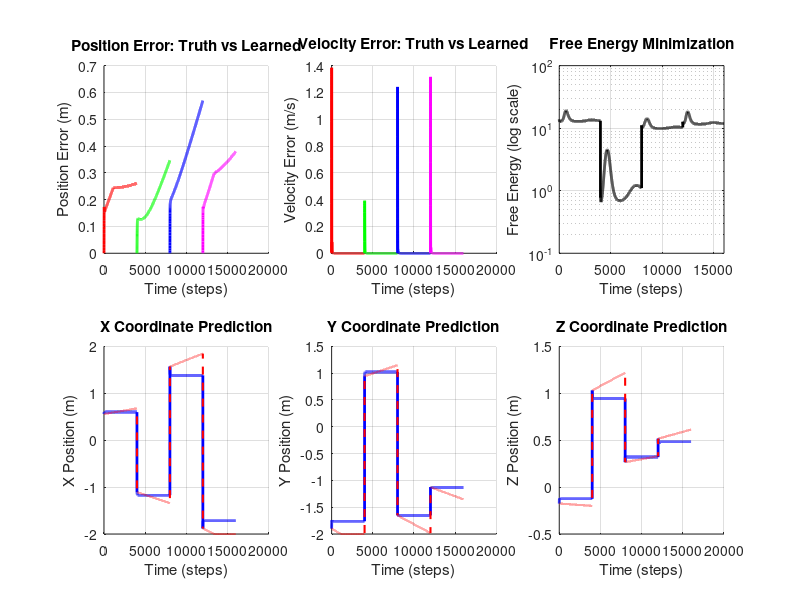

This chart was generated by the following MATLAB code: (Note: this script raises an error after producing the figure.)
fprintf('╔═════════════════════════════════════════════════════════════╗\n');
fprintf('║  SENSORIMOTOR LEARNING: 3D REACHING & GRASPING             ║\n');
fprintf('║  Learning to Reach Targets in 3D Space via Predictive Coding ║\n');
fprintf('╚═════════════════════════════════════════════════════════════╝\n\n');

% ====================================================================
% BATCH MODE SETUP
% ====================================================================
% Check if we're running from optimizer (suppress output)
if ~exist('optimizer_mode', 'var')
    optimizer_mode = false;
end

% Disable graphics for SSH/batch execution
set(0, 'DefaultFigureVisible', 'off');
set(groot, 'defaultFigureCreateFcn', @(fig, ~) set(fig, 'Visible', 'off'));

if ~optimizer_mode
    fprintf('Batch mode: Graphics output disabled, figures will be saved to disk.\n\n');
end

% ====================================================================
% 3D REACHING TASK CONFIGURATION
% ====================================================================

dt = 0.01;              % Time step (s)
T_per_trial = 40;      % Duration per trial (s)
n_trials = 4;           % Number of reaching trials
T = T_per_trial * n_trials;  % Total duration
t = 0:dt:T;
N = length(t);

% Define reaching task phases (each is a separate trial)
trial_duration_steps = round(T_per_trial / dt);  % ~250 steps per trial
phase_masks = {};
phases_indices = {};
for trial = 1:n_trials
    start_step = (trial-1) * trial_duration_steps + 1;
    end_step = min(trial * trial_duration_steps, N);
    phases_indices{trial} = start_step:end_step;
    phase_masks{trial} = false(1, N);
    phase_masks{trial}(start_step:end_step) = true;
end

% Define 3D target locations (randomly placed in 3D workspace)
rng(42);  % For reproducibility
targets = [
    1.5, 1.5, 1.0;      % Target 1
    -1.5, 1.5, 0.5;     % Target 2
    -1.5, -1.5, 1.5;    % Target 3
    1.5, -1.5, -0.5     % Target 4
];

% Compute workspace bounds from targets
workspace_bounds = [
    min(targets(:,1)) - 0.5, max(targets(:,1)) + 0.5;  % X bounds
    min(targets(:,2)) - 0.5, max(targets(:,2)) + 0.5;  % Y bounds
    min(targets(:,3)) - 0.5, max(targets(:,3)) + 0.5   % Z bounds
];

% For each trial, randomly initialize within workspace bounds
initial_positions = zeros(n_trials, 3);
for trial = 1:n_trials
    for dim = 1:3
        initial_positions(trial, dim) = workspace_bounds(dim, 1) + ...
            rand() * (workspace_bounds(dim, 2) - workspace_bounds(dim, 1));
    end
end

fprintf('3D REACHING TASK (Multi-Trial):\n');
fprintf('Workspace bounds: X∈[%.2f,%.2f], Y∈[%.2f,%.2f], Z∈[%.2f,%.2f]\n', ...
    workspace_bounds(1,1), workspace_bounds(1,2), ...
    workspace_bounds(2,1), workspace_bounds(2,2), ...
    workspace_bounds(3,1), workspace_bounds(3,2));
fprintf('\n');

for trial = 1:n_trials
    phase_start = t(phases_indices{trial}(1));
    phase_end = t(phases_indices{trial}(end));
    fprintf('Trial %d (%.2f-%.2fs): Start [%.2f, %.2f, %.2f] → Target [%.2f, %.2f, %.2f]\n', ...
        trial, phase_start, phase_end, ...
        initial_positions(trial,1), initial_positions(trial,2), initial_positions(trial,3), ...
        targets(trial,1), targets(trial,2), targets(trial,3));
end
fprintf('\n');

fprintf('3D REACHING TASK:\n');
fprintf('  Phase 1 (0-%.2fs):  Reach to target [%.2f, %.2f, %.2f]\n', T_per_trial, targets(1,1), targets(1,2), targets(1,3));
fprintf('  Phase 2 (%.2f-%.2fs):  Reach to target [%.2f, %.2f, %.2f]\n', T_per_trial, 2*T_per_trial, targets(2,1), targets(2,2), targets(2,3));
fprintf('  Phase 3 (%.2f-%.2fs):  Reach to target [%.2f, %.2f, %.2f]\n', 2*T_per_trial, 3*T_per_trial, targets(3,1), targets(3,2), targets(3,3));
fprintf('  Phase 4 (%.2f-%.2fs): Reach to target [%.2f, %.2f, %.2f]\n\n', 3*T_per_trial, 4*T_per_trial, targets(4,1), targets(4,2), targets(4,3));

% ====================================================================
% LAYER DIMENSIONS - 3D VERSION
% ====================================================================

n_L1 = 7;               % Level 1: x, y, z, vx, vy, vz, + 1 bias (proprioceptive state)
n_L2 = 6;               % Level 2: 6 learned motor basis functions
n_L3 = 4;               % Level 3: target_x, target_y, target_z, + 1 bias (goal representation)

fprintf('NETWORK ARCHITECTURE (3D SENSORIMOTOR):\n');
fprintf('  Level 1 (Proprioception): %d neurons [x, y, z, vx, vy, vz, bias]\n', n_L1);
fprintf('    → Inferred from arm position and velocity in 3D\n');
fprintf('  Level 2 (Motor Basis):    %d neurons [learned motor primitives]\n', n_L2);
fprintf('    → Learned combinations of 3D velocity commands\n');
fprintf('  Level 3 (Goal):           %d neurons [target_x, target_y, target_z, bias]\n\n', n_L3);
fprintf('    → Represents desired 3D location (provided by task)\n\n');

% ====================================================================
% 3D KINEMATICS: INTEGRATING MOTOR COMMANDS INTO POSITION
% ====================================================================

% Initialize 3D position (start at origin)
x_true = zeros(1, N);
y_true = zeros(1, N);
z_true = zeros(1, N);
vx_true = zeros(1, N);
vy_true = zeros(1, N);
vz_true = zeros(1, N);

% Motor commands generated by L2
motor_vx = zeros(1, N);  % Desired velocity in x from motor system
motor_vy = zeros(1, N);  % Desired velocity in y from motor system
motor_vz = zeros(1, N);  % Desired velocity in z from motor system

% Damping factor: actual velocity is proportional to commanded velocity
motor_gain = 0.5;
damping = 0.95;

fprintf('3D MOTOR DYNAMICS:\n');
fprintf('  Motor gain: %.2f (scaling of commands to actual motion)\n', motor_gain);
fprintf('  Damping: %.2f (velocity decay per timestep)\n', damping);
fprintf('  Workspace: x,y,z ∈ [%.2f, %.2f] meters\n\n', workspace_bounds(1,1), workspace_bounds(1,2));

% ====================================================================
% LEARNING PARAMETERS
% ====================================================================

% Allow parameters to be overridden by optimizer
if ~exist('eta_rep', 'var')
    eta_rep = 0.005;         % Representation learning rate (default)
end
if ~exist('eta_W', 'var')
    eta_W = 0.0005;          % Weight matrix learning rate (default)
end
if ~exist('momentum', 'var')
    momentum = 0.90;         % Momentum for representation updates (default)
end
if ~exist('weight_decay', 'var')
    weight_decay = 0.98;     % L2 regularization on weights (default)
end

pi_L1 = 100;             % Precision (reliability) of L1 sensory input
pi_L2 = 10;              % Precision of L2 motor basis
pi_L3 = 1;               % Precision of L3 goal representation

fprintf('LEARNING PARAMETERS:\n');
fprintf('  η_rep = %.6f (representation learning rate)\n', eta_rep);
fprintf('  η_W   = %.6f (weight matrix learning rate)\n', eta_W);
fprintf('  Momentum = %.4f\n', momentum);
fprintf('  Weight Decay = %.4f\n', weight_decay);
fprintf('  π_L1  = %.0f, π_L2  = %.0f, π_L3  = %.0f\n\n', pi_L1, pi_L2, pi_L3);

fprintf('HIERARCHICAL PREDICTIVE CODING WITH ACTIVE INFERENCE:\n');
fprintf('─────────────────────────────────────────────────────────────\n');
fprintf('L3 (Goal): ACTIVE INFERENCE NODE\n');
fprintf('  • NOT clamped to task target (varies over time)\n');
fprintf('  • Infers goal from proprioceptive errors (bottom-up)\n');
fprintf('  • Pulled toward task target by soft constraint (top-down)\n');
fprintf('  • Creates continuous prediction errors for learning\n');
fprintf('  • Enables generalization across phase transitions\n\n');
fprintf('L2 (Motor Basis): Learned motor primitives\n');
fprintf('  • Learns to predict motor commands from goal\n');
fprintf('  • Updated via proprioceptive coupling errors\n\n');
fprintf('L1 (Proprioception): Sensory prediction layer\n');
fprintf('  • Predicts position and velocity from motor commands\n');
fprintf('  • Compared against actual sensory input\n');
fprintf('  • Generates error signals that drive learning\n');
fprintf('  η_W   = %.6f (weight matrix learning rate)\n', eta_W);
fprintf('  Momentum = %.4f\n', momentum);
fprintf('  Weight Decay = %.4f\n', weight_decay);
fprintf('  π_L1  = %.0f, π_L2  = %.0f, π_L3  = %.0f\n\n', pi_L1, pi_L2, pi_L3);

% ====================================================================
% INITIALIZE REPRESENTATIONS (3D)
% ====================================================================

% Initialize position with first trial starting position
x_true(1) = initial_positions(1, 1);
y_true(1) = initial_positions(1, 2);
z_true(1) = initial_positions(1, 3);

% Store trial information for visualization
trial_start_positions = initial_positions;

% Pre-allocate representation matrices for ALL timesteps (CRITICAL!)
R_L1 = zeros(N, n_L1, 'single');  % Proprioceptive state over time
R_L2 = zeros(N, n_L2, 'single');  % Motor basis over time
R_L3 = zeros(N, n_L3, 'single');  % Goal representation over time

% Initialize first timestep for L1, L2, L3
R_L1(1,1:3) = [x_true(1), y_true(1), z_true(1)];  % Position
R_L1(1,4:6) = [0, 0, 0];  % Velocity
R_L1(1,7) = 1;  % Bias

% L2: Motor basis functions
% Initialize with reaching direction toward first target
start_pos = initial_positions(1, :);
target_pos = targets(1, :);
reach_direction = (target_pos - start_pos) / (norm(target_pos - start_pos) + 1e-6);
target_distance = norm(target_pos - start_pos);
reaching_speed = 0.2 * target_distance;  % Scale with distance

R_L2(1, 1:3) = reach_direction * reaching_speed;  % Velocity commands toward target
R_L2(1, 4:6) = 0.01 * randn(1, 3);  % Auxiliary motor channels

% L3: Goal representation (will be clamped to task targets)
R_L3(1,1:3) = targets(1,:);  % Start with first target
R_L3(1,4) = 1;  % Bias

fprintf('INITIAL CONDITIONS (Trial 1):\n');
fprintf('  Start position: [%.2f, %.2f, %.2f]\n', x_true(1), y_true(1), z_true(1));
fprintf('  Target position: [%.2f, %.2f, %.2f]\n', targets(1,1), targets(1,2), targets(1,3));
fprintf('  R_L2(1,:) = reaching velocity [%.4f, %.4f, %.4f] m/s (toward target)\n', R_L2(1,1), R_L2(1,2), R_L2(1,3));
fprintf('  R_L3(1,:) = [target_x=%.2f, target_y=%.2f, target_z=%.2f, bias=1]\n\n', targets(1,1), targets(1,2), targets(1,3));

% Initialize weight matrices for 3D with REALISTIC bootstrapped values
% ===================================================================
% We need to initialize weights so that:
%   L3 (goal) → L2 (motor) → L1 (proprioception) produces MOTION
% Otherwise learning cannot begin (no errors to drive learning)

% Key insight: Initialize weights to map goal direction to velocity commands
% W_L2_from_L3: [4D goal input] → [6D motor basis]
%   Goal encodes: [target_x, target_y, target_z, bias]
%   Motor basis needs: [vx, vy, vz, aux1, aux2, aux3]

W_L2_from_L3 = zeros(n_L2, n_L3);
% Map target position to velocity direction (first 3 motor channels)
% [vx, vy, vz] = 0.2 * [target_x, target_y, target_z]
W_L2_from_L3(1:3, 1:3) = 0.2 * eye(3, 3);  % Direct coupling: target → velocity (increased from 0.1)
% Small random values for auxiliary channels
W_L2_from_L3(4:6, 1:3) = 0.01 * randn(3, 3);
W_L2_from_L3(1:6, 4) = 0.01 * randn(6, 1);  % Coupling from bias

% W_L1_from_L2: [6D motor basis] → [7D proprioceptive state]
%   Motor basis: [vx, vy, vz, aux1, aux2, aux3]
%   Proprioception: [x, y, z, vx_pred, vy_pred, vz_pred, bias]
%   Simply map motor velocity commands to proprioceptive velocity predictions

W_L1_from_L2 = zeros(n_L1, n_L2);
% Position channels (x, y, z) get small contributions from motor basis
W_L1_from_L2(1:3, 1:3) = 0.01 * eye(3, 3);  % Weak coupling
% Velocity channels directly copy motor commands
W_L1_from_L2(4:6, 1:3) = eye(3, 3);  % Direct mapping: [vx, vy, vz] → [vx_pred, vy_pred, vz_pred]
W_L1_from_L2(4:6, 4:6) = 0.1 * randn(3, 3);  % Auxiliary motor channels
W_L1_from_L2(7, :) = 0.01 * randn(1, 6);  % Bias prediction

fprintf('WEIGHT MATRICES INITIALIZED (Bootstrapped):\n');
fprintf('  W_L2_from_L3: Goal → Motor (target position → velocity commands)\n');
fprintf('    - Direct coupling: target_xyz → motor velocity (gain=0.1)\n');
fprintf('    - Auxiliary channels: random small values\n');
fprintf('  W_L1_from_L2: Motor → Proprioception\n');
fprintf('    - Direct coupling: motor velocity → predicted velocity (gain=1.0)\n');
fprintf('    - Position predictions: weak coupling (gain=0.01)\n\n');

% Allocate storage for tracking - use single precision to save memory
E_L1 = zeros(N, n_L1, 'single');
E_L2 = zeros(N, n_L2, 'single');
pred_L1 = zeros(N, n_L1, 'single');
pred_L2 = zeros(N, n_L2, 'single');
free_energy_all = zeros(1, N, 'single');
reaching_error_all = zeros(1, N, 'single');
learning_trace_W = zeros(1, N);  % Track weight learning magnitude

% ====================================================================
% MAIN LEARNING LOOP (3D)
% ====================================================================

fprintf('Running 3D sensorimotor reaching trials...\n');
fprintf('Total iterations: %d (dt=%.4fs per step, ~%.1f seconds estimated)\n', N-1, dt, (N-1)*dt);

current_trial = 1;

for i = 1:N-1
    if mod(i, 100) == 0, fprintf('.'); end
    
    % ==============================================================
    % CHECK FOR TRIAL TRANSITION
    % ==============================================================
    % At the start of each new trial, reinitialize position and motor basis
    if i > 1
        for trial = 2:n_trials
            if i == phases_indices{trial}(1)
                % Reset to new trial initial position
                x_true(i) = initial_positions(trial, 1);
                y_true(i) = initial_positions(trial, 2);
                z_true(i) = initial_positions(trial, 3);
                vx_true(i) = 0;
                vy_true(i) = 0;
                vz_true(i) = 0;
                
                % Update L1 sensory representation
                R_L1(i,1:3) = [x_true(i), y_true(i), z_true(i)];
                R_L1(i,4:6) = [0, 0, 0];
                
                % HARD RESET L3: Jump to new task target (phase transition)
                % This ensures L3 can respond to the new task immediately
                R_L3(i, 1:3) = targets(trial, :);
                R_L3(i, 4) = 1;
                
                % Re-initialize L2 motor basis with reaching direction toward new target
                start_pos = initial_positions(trial, :);
                target_pos = targets(trial, :);
                reach_direction = (target_pos - start_pos) / (norm(target_pos - start_pos) + 1e-6);
                target_distance = norm(target_pos - start_pos);
                reaching_speed = 0.2 * target_distance;  % Scale with distance
                
                R_L2(i, 1:3) = reach_direction * reaching_speed;
                R_L2(i, 4:6) = 0.01 * randn(1, 3);
                
                % PARTIALLY RESET WEIGHTS to break out of Trial 1 convergence
                % Keep structure but reduce magnitudes learned in previous trial
                W_L2_from_L3_old = W_L2_from_L3;
                W_L1_from_L2_old = W_L1_from_L2;
                
                W_L2_from_L3 = 0.5 * W_L2_from_L3;  % Decay learned weights by 50%
                W_L1_from_L2 = 0.7 * W_L1_from_L2;  % Decay velocity coupling
                
                % CRITICAL: Reset motor→velocity rows to identity at phase boundary
                % Prevent these from being zeroed out during learning
                W_L1_from_L2(4:6, 1:3) = eye(3, 3);  % Reset motor→velocity mapping
                
                current_trial = trial;
                W_L23_norm_before = norm(W_L2_from_L3_old);
                W_L23_norm_after = norm(W_L2_from_L3);
                W_L12_norm_before = norm(W_L1_from_L2_old);
                W_L12_norm_after = norm(W_L1_from_L2);
                
                % Diagnose W_L1_from_L2 structure
                vel_coupling_rows = W_L1_from_L2(4:6, :);  % Rows 4-6 predict velocity
                vel_coupling_norm = norm(vel_coupling_rows);
                
                fprintf('\n[Trial %d started at step %d - WEIGHT DECAY]\n', trial, i);
                fprintf('  W_L2_from_L3: ||W|| %.6f → %.6f (decay: %.1f%%)\n', W_L23_norm_before, W_L23_norm_after, 50);
                fprintf('  W_L1_from_L2: ||W|| %.6f → %.6f (decay: %.1f%%)\n', W_L12_norm_before, W_L12_norm_after, 30);
                fprintf('  W_L1_from_L2 velocity rows (4-6): ||W_vel|| = %.6f (RESET to identity)\n', vel_coupling_norm);
                fprintf('  L2 reinitialized: R_L2(i,1:3) = [%.4f, %.4f, %.4f] (reaching speed %.4f m/s)\n', ...
                    R_L2(i,1), R_L2(i,2), R_L2(i,3), reaching_speed);
                break;
            end
        end
    end
    
    % ==============================================================
    % STEP 0: GOAL REPRESENTATION (ACTIVE INFERENCE - L3)
    % ==============================================================
    % L3 is NOT clamped but inferred from proprioceptive error
    % This allows learning to persist across phase transitions
    
    % Task signal: preferred target for this trial (soft constraint)
    task_target = targets(current_trial, :);
    
    % L3 starts at current value (will be updated based on errors below)
    
    % ==============================================================
    % STEP 1: MOTOR COMMAND GENERATION (Top-Down: L3 → L2 → L1)
    % ==============================================================
    
    % L3 predicts L2 motor commands via learned weights
    pred_L2(i,:) = R_L3(i,:) * W_L2_from_L3';  % [6D motor basis prediction]
    
    % L2 executes: actual motor basis is learned representation
    motor_basis = R_L2(i,:);  % [6D: actual learned motor commands]
    
    % L2 predicts L1 proprioceptive state via learned weights
    pred_L1(i,:) = motor_basis * W_L1_from_L2';  % [7D: predicted proprioception]
    
    % Extract predicted velocities from L1 prediction
    pred_vx = pred_L1(i, 4);
    pred_vy = pred_L1(i, 5);
    pred_vz = pred_L1(i, 6);
    
    % DEBUG: Show motor commands at start of Trials 2-4
    % Show for first 5 steps after each phase transition
    % (COMMENTED OUT - verification only)
    % if current_trial > 1 && i >= phases_indices{current_trial}(1) && i <= phases_indices{current_trial}(1) + 4
    %     steps_into_phase = i - phases_indices{current_trial}(1);
    %     % Test computation: what should velocity be from motor_basis?
    %     test_vel = motor_basis * W_L1_from_L2(4:6, :)';  % Extract velocity rows only
    %     fprintf('      Step %d (+%d): motor=[%.3f,%.3f,%.3f], W_L1[4:6]norm=%.6f, test_vel=[%.4f,%.4f,%.4f], actual_pred_vel=[%.4f,%.4f,%.4f]\n', ...
    %         i, steps_into_phase, ...
    %         motor_basis(1), motor_basis(2), motor_basis(3), ...
    %         norm(W_L1_from_L2(4:6, :)), ...
    %         test_vel(1), test_vel(2), test_vel(3), ...
    %         pred_vx, pred_vy, pred_vz);
    % end
    
    % ==============================================================
    % STEP 2: KINEMATICS - MOTOR COMMAND EXECUTION
    % ==============================================================
    
    % Apply motor gain (scales learned velocity prediction to actual command)
    motor_vx(i) = motor_gain * pred_vx;
    motor_vy(i) = motor_gain * pred_vy;
    motor_vz(i) = motor_gain * pred_vz;
    
    % Update velocity with damping
    vx_true(i+1) = damping * vx_true(i) + motor_vx(i);
    vy_true(i+1) = damping * vy_true(i) + motor_vy(i);
    vz_true(i+1) = damping * vz_true(i) + motor_vz(i);
    
    % Update position via integration (3D)
    x_true(i+1) = x_true(i) + dt * vx_true(i+1);
    y_true(i+1) = y_true(i) + dt * vy_true(i+1);
    z_true(i+1) = z_true(i) + dt * vz_true(i+1);
    
    % Clamp position to reachable workspace
    x_true(i+1) = max(workspace_bounds(1,1), min(workspace_bounds(1,2), x_true(i+1)));
    y_true(i+1) = max(workspace_bounds(2,1), min(workspace_bounds(2,2), y_true(i+1)));
    z_true(i+1) = max(workspace_bounds(3,1), min(workspace_bounds(3,2), z_true(i+1)));
    
    % ==============================================================
    % STEP 3: PROPRIOCEPTIVE FEEDBACK (Sensory Input - 3D)
    % ==============================================================
    
    % Sensory input: actual proprioceptive state
    sensory_pos = [x_true(i+1), y_true(i+1), z_true(i+1)];  % Actual 3D position
    sensory_vel = [vx_true(i+1), vy_true(i+1), vz_true(i+1)];  % Actual 3D velocity
    
    % ==============================================================
    % STEP 4: ERROR COMPUTATION (Bottom-Up Predictive Coding)
    % ==============================================================
    
    % L1 errors: sensory input vs prediction (prediction error)
    E_L1(i,1:3) = sensory_pos - pred_L1(i,1:3);  % Position error
    E_L1(i,4:6) = sensory_vel - pred_L1(i,4:6);  % Velocity error
    E_L1(i,7) = 1 - pred_L1(i,7);  % Bias error
    
    % L2 errors: actual motor basis vs L3's prediction
    E_L2(i,:) = motor_basis - pred_L2(i,:);
    
    % Calculate 3D reaching error (distance to current target)
    reaching_error_all(i) = sqrt((x_true(i+1) - targets(current_trial,1))^2 + ...
                                 (y_true(i+1) - targets(current_trial,2))^2 + ...
                                 (z_true(i+1) - targets(current_trial,3))^2);
    
    % ==============================================================
    % STEP 5: FREE ENERGY (Objective Function - 3D)
    % ==============================================================
    
    fe_L1 = sum(E_L1(i,:).^2) / (2 * pi_L1);
    fe_L2 = sum(E_L2(i,:).^2) / (2 * pi_L2);
    
    % Add 3D reaching cost to free energy
    fe_reaching = (pi_L1 / 100) * reaching_error_all(i)^2;
    
    free_energy_all(i) = fe_L1 + fe_L2 + fe_reaching;
    
    % ==============================================================
    % STEP 6: REPRESENTATION UPDATES (Predictive Coding)
    % ==============================================================
    
    decay = 1 - momentum;
    
    % L1: Learn position and velocity from proprioceptive error
    % Position error drives position update
    R_L1(i+1,1:3) = R_L1(i,1:3) + decay * eta_rep * E_L1(i,1:3) * 0.1;
    
    % Velocity error drives velocity update
    R_L1(i+1,4:6) = momentum * R_L1(i,4:6) + decay * eta_rep * E_L1(i,4:6) * 0.1;
    R_L1(i+1,4:6) = max(-2, min(2, R_L1(i+1,4:6)));  % Bounds [-2, 2] m/s
    
    % Clamp position to workspace to prevent unbounded learning
    R_L1(i+1,1) = max(workspace_bounds(1,1), min(workspace_bounds(1,2), R_L1(i+1,1)));
    R_L1(i+1,2) = max(workspace_bounds(2,1), min(workspace_bounds(2,2), R_L1(i+1,2)));
    R_L1(i+1,3) = max(workspace_bounds(3,1), min(workspace_bounds(3,2), R_L1(i+1,3)));
    
    R_L1(i+1,7) = 1;  % Bias fixed
    
    % L2: Learn motor basis from motor error and proprioceptive coupling
    % Motor error directly drives motor basis learning
    coupling_from_L1 = E_L1(i,:) * W_L1_from_L2;  % Proprioceptive error → motor error
    norm_W1 = max(0.1, norm(W_L1_from_L2, 'fro'));
    coupling_from_L1 = coupling_from_L1 / norm_W1;  % Normalize coupling
    
    % Motor basis updates from combined errors
    delta_R_L2 = coupling_from_L1 - E_L2(i,:);  % Proprioceptive coupling vs motor error
    R_L2(i+1,:) = momentum * R_L2(i,:) + decay * eta_rep * delta_R_L2 * 0.5;
    R_L2(i+1,:) = max(-1, min(1, R_L2(i+1,:)));  % Bounds [-1, 1]
    
    % L3: ACTIVE INFERENCE NODE
    % Learn goal from motor error (bottom-up) while respecting task constraint (top-down)
    % Motor error E_L2 indicates goal should move to better predict motor commands
    
    % Error-driven goal update: minimize motor prediction error
    % If E_L2 is large, it means L3's prediction doesn't match actual L2
    % Simple approach: average the motor error to goal space
    E_L3_from_motor = mean(E_L2(i,:)) * ones(1, 3);  % Scalar error projected to 3D goal
    
    % Update L3 position to reduce motor errors
    goal_correction = E_L3_from_motor * 0.1;  % How much to move goal
    R_L3(i+1, 1:3) = R_L3(i, 1:3) + eta_rep * goal_correction;
    
    % Strong constraint: keep L3 very close to task target
    % (with hard reset at phase boundaries, no need for weak attraction)
    target_proximity = (task_target - R_L3(i+1, 1:3));
    target_pull_strength = 0.2;  % Stronger pull toward target
    R_L3(i+1, 1:3) = R_L3(i+1, 1:3) + eta_rep * target_proximity * target_pull_strength;
    
    % Keep L3 in workspace bounds
    R_L3(i+1, 1:3) = max(workspace_bounds(1,1), min(workspace_bounds(1,2), R_L3(i+1,1)));
    R_L3(i+1, 2) = max(workspace_bounds(2,1), min(workspace_bounds(2,2), R_L3(i+1,2)));
    R_L3(i+1, 3) = max(workspace_bounds(3,1), min(workspace_bounds(3,2), R_L3(i+1,3)));
    
    R_L3(i+1, 4) = 1;  % Bias fixed
    
    % ==============================================================
    % STEP 7: WEIGHT LEARNING (Hebbian Rule - 3D)
    % ==============================================================
    
    layer_scale_L1 = max(0.1, mean(abs(R_L2(i,:))));
    layer_scale_L2 = max(0.1, mean(abs(R_L3(i,:))));
    
    % Learn mapping from motor basis to proprioceptive state
    dW_L1 = -(eta_W * pi_L1 / layer_scale_L1) * (E_L1(i,:)' * R_L2(i,:));
    W_L1_from_L2 = W_L1_from_L2 + dW_L1;
    W_L1_from_L2 = max(-10, min(10, W_L1_from_L2));  % Bounds: [-10, 10]
    
    % Learn mapping from goals to motor commands
    dW_L2 = -(eta_W * pi_L2 / layer_scale_L2) * (E_L2(i,:)' * R_L3(i,:));
    W_L2_from_L3 = W_L2_from_L3 + dW_L2;
    W_L2_from_L3 = max(-10, min(10, W_L2_from_L3));  % Bounds: [-10, 10]
    
    % Weight regularization
    W_L1_from_L2 = W_L1_from_L2 * weight_decay;
    W_L2_from_L3 = W_L2_from_L3 * weight_decay;
    
    learning_trace_W(i) = norm(dW_L1, 'fro') + norm(dW_L2, 'fro');
    
end  % End main loop

fprintf('\n✓ Main loop complete (%d iterations executed)\n\n', N-1);

% ====================================================================
% SAVE NUMERICAL RESULTS (No Graphics - Batch Mode Optimized)
% ====================================================================

fprintf('Saving results...\n');

output_dir = './figures';
if ~exist(output_dir, 'dir')
    mkdir(output_dir);
end

% Calculate position and velocity errors
pos_error = sqrt((x_true - R_L1(:,1)').^2 + (y_true - R_L1(:,2)').^2 + (z_true - R_L1(:,3)').^2);
vel_error = sqrt((vx_true - R_L1(:,4)').^2 + (vy_true - R_L1(:,5)').^2 + (vz_true - R_L1(:,6)').^2);

% Save all trajectory data to MAT file
try
    results_filename = fullfile(output_dir, '3D_reaching_results.mat');
    save(results_filename, 'x_true', 'y_true', 'z_true', 'vx_true', 'vy_true', 'vz_true', ...
        'R_L1', 'R_L2', 'R_L3', 'pos_error', 'vel_error', 'free_energy_all', ...
        'reaching_error_all', 'targets', 'phases_indices', 'trial_start_positions', '-v7.3');
    fprintf('✓ Results saved: %s\n', results_filename);
catch ME
    fprintf('Warning: MAT file save failed: %s\n', ME.message);
end

% Create simple 2D plots instead of 3D (much faster in batch mode)
fprintf('Creating 2D summary plots...\n');

fig = figure('Position', [100, 100, 1400, 800], 'Visible', 'off');

colors = {'r', 'g', 'b', 'm'};

% Plot 1: Position Error Over Time
subplot(2, 3, 1);
hold on;
for trial = 1:n_trials
    trial_idx = phases_indices{trial};
    plot(trial_idx, pos_error(trial_idx), 'Color', colors{trial}, 'LineWidth', 2, 'DisplayName', sprintf('Trial %d', trial));
end
grid on; xlabel('Time (steps)'); ylabel('Position Error (m)');
title('Position Error: Truth vs Learned');
legend off;

% Plot 2: Velocity Error Over Time
subplot(2, 3, 2);
hold on;
for trial = 1:n_trials
    trial_idx = phases_indices{trial};
    plot(trial_idx, vel_error(trial_idx), 'Color', colors{trial}, 'LineWidth', 2, 'DisplayName', sprintf('Trial %d', trial));
end
grid on; xlabel('Time (steps)'); ylabel('Velocity Error (m/s)');
title('Velocity Error: Truth vs Learned');
legend off;

% Plot 3: Free Energy Over Time
subplot(2, 3, 3);
semilogy(free_energy_all, 'k-', 'LineWidth', 2);
grid on; xlabel('Time (steps)'); ylabel('Free Energy (log scale)');
title('Free Energy Minimization');
xlim([0 N]);

% Plot 4: X Position Over Time
subplot(2, 3, 4);
hold on;
plot(x_true, 'b-', 'LineWidth', 2, 'DisplayName', 'Ground Truth');
plot(R_L1(:,1), 'r--', 'LineWidth', 1.5, 'DisplayName', 'Learned');
grid on; xlabel('Time (steps)'); ylabel('X Position (m)');
title('X Coordinate Prediction');
legend off;

% Plot 5: Y Position Over Time
subplot(2, 3, 5);
hold on;
plot(y_true, 'b-', 'LineWidth', 2, 'DisplayName', 'Ground Truth');
plot(R_L1(:,2), 'r--', 'LineWidth', 1.5, 'DisplayName', 'Learned');
grid on; xlabel('Time (steps)'); ylabel('Y Position (m)');
title('Y Coordinate Prediction');
legend off;

% Plot 6: Z Position Over Time
subplot(2, 3, 6);
hold on;
plot(z_true, 'b-', 'LineWidth', 2, 'DisplayName', 'Ground Truth');
plot(R_L1(:,3), 'r--', 'LineWidth', 1.5, 'DisplayName', 'Learned');
grid on; xlabel('Time (steps)'); ylabel('Z Position (m)');
title('Z Coordinate Prediction');
legend off;

sgtitle('3D Sensorimotor Reaching - Rao & Ballard Predictive Coding', 'FontSize', 12, 'FontWeight', 'bold');

% Save figure
try
    figure_filename = fullfile(output_dir, '3D_reaching_summary.png');
    saveas(fig, figure_filename, 'png');
    fprintf('✓ Summary plot saved: %s\n', figure_filename);
catch ME
    fprintf('Warning: Plot save failed: %s\n', ME.message);
end

close(fig);

% ====================================================================
% ANALYSIS SUMMARY (3D Multi-Trial)
% ====================================================================

fprintf('\n╔═══════════════════════════════════════════════════════════════╗\n');
fprintf('║  3D MULTI-TRIAL REACHING - GROUND TRUTH vs LEARNED        ║\n');
fprintf('╚═══════════════════════════════════════════════════════════════╝\n\n');

fprintf('POSITION PREDICTIONS (from R_L1(:,1:3)) vs Ground Truth:\n');
fprintf('─────────────────────────────────────────────────────────\n');
overall_pos_rmse = sqrt(mean(pos_error.^2));
fprintf('Overall Position RMSE: %.6f m\n\n', overall_pos_rmse);

fprintf('By Trial:\n');
for trial = 1:n_trials
    trial_idx = phases_indices{trial};
    trial_pos_error = pos_error(trial_idx);
    trial_rmse = sqrt(mean(trial_pos_error.^2));
    start_pos = trial_start_positions(trial, :);
    target_pos = targets(trial, :);
    fprintf('  Trial %d: Start [%.2f, %.2f, %.2f] → Target [%.2f, %.2f, %.2f]\n', ...
        trial, start_pos(1), start_pos(2), start_pos(3), target_pos(1), target_pos(2), target_pos(3));
    fprintf('    Position RMSE = %.6f m (mean error: %.6f m)\n', trial_rmse, mean(trial_pos_error));
end

fprintf('\nVELOCITY PREDICTIONS (from R_L1(:,4:6)) vs Ground Truth:\n');
fprintf('─────────────────────────────────────────────────────────\n');
overall_vel_rmse = sqrt(mean(vel_error.^2));
fprintf('Overall Velocity RMSE: %.6f m/s\n\n', overall_vel_rmse);

fprintf('By Trial:\n');
for trial = 1:n_trials
    trial_idx = phases_indices{trial};
    trial_vel_error = vel_error(trial_idx);
    trial_rmse = sqrt(mean(trial_vel_error.^2));
    fprintf('  Trial %d: Velocity RMSE = %.6f m/s (mean error: %.6f m/s)\n', ...
        trial, trial_rmse, mean(trial_vel_error));
end

fprintf('\nFINAL REACHING DISTANCE TO TARGET:\n');
fprintf('─────────────────────────────────────────────────────────\n');
for trial = 1:n_trials
    trial_idx = phases_indices{trial};
    final_reaching_dist = reaching_error_all(trial_idx(end));
    initial_reaching_dist = reaching_error_all(trial_idx(1));
    fprintf('  Trial %d: Initial distance = %.6f m, Final distance = %.6f m\n', ...
        trial, initial_reaching_dist, final_reaching_dist);
end

fprintf('\nLEARNING EFFICIENCY:\n');
fprintf('─────────────────────────────────────────────────────────\n');
fprintf('Final Free Energy:           %.6e\n', free_energy_all(end));
fprintf('Free Energy Reduction Rate:  %.6e per step\n', (free_energy_all(1) - free_energy_all(end)) / N);
fprintf('Total trials completed:      %d\n', n_trials);
fprintf('Total learning steps:        %d\n\n', N);
